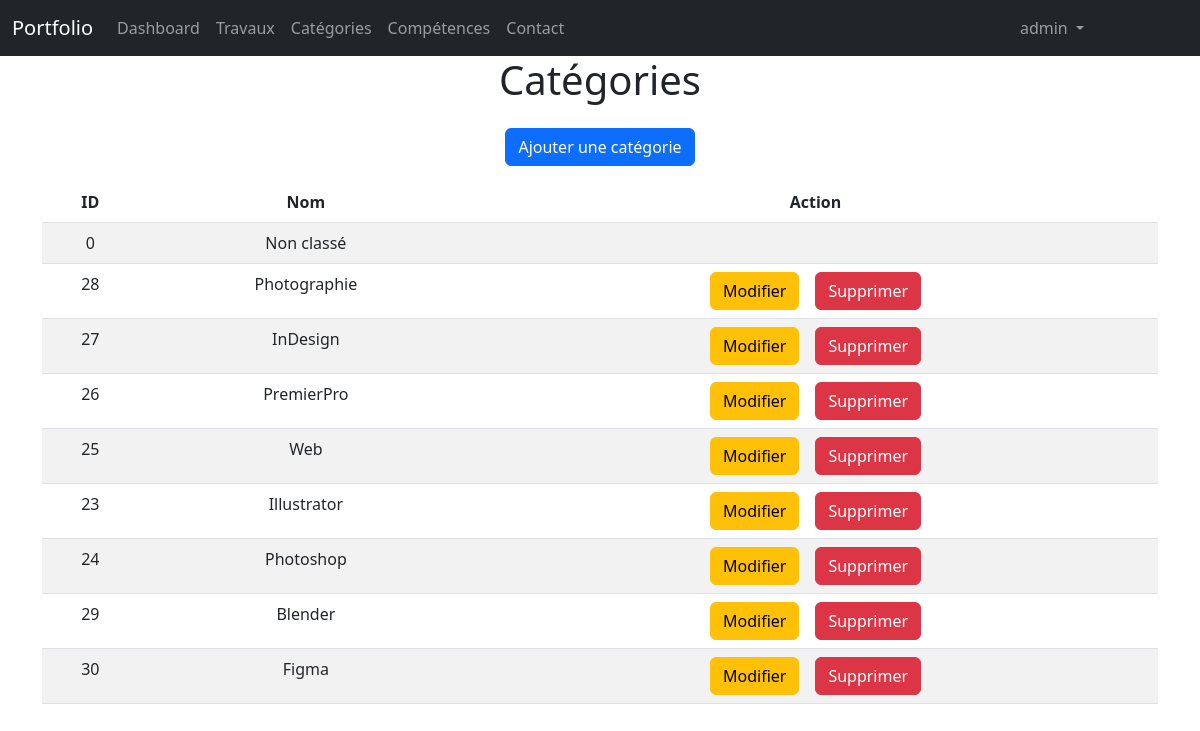
Page /admin/categories.php (signed in) on the committed database.
### tables this page shows
CREATE TABLE IF NOT EXISTS `categories` (
  `id` int NOT NULL AUTO_INCREMENT,
  `nom` varchar(255) NOT NULL,
  PRIMARY KEY (`id`)
);

### admin/categories.php (the view, shortened to what this page needs)
<?php
    require "../connexion.php";
    $limit=10;
?>
<!DOCTYPE html>
<html lang="en">
<head>
    <link rel="stylesheet" href="../bootstrap/css/bootstrap.min.css">
    <link rel="stylesheet" href="adminstyle.css">
</head>
<body>
    <?php
        include("partials/header.php");
    ?>
    <div class="container">
        <h1>Catégories</h1>
        <a href="addCategorie.php" class="btn btn-primary my-3">Ajouter une catégorie</a>
        <?php
            if(isset($_GET['page']))
            {
                $pg = $_GET['page'];
            }else{
                $pg = 1;
            }
            $offset=($pg-1)*$limit;
        ?>
        <table class="table table-striped">
            <thead>
                <tr>
                    <th class='text-center'>ID</th>
                    <th class='text-center'>Nom</th>
                    <th class='text-center'>Action</th>
                </tr>
            </thead>
            <tbody>
                <?php
                    $req = $bdd->prepare("SELECT * FROM categories LIMIT :offset, :mylimit");
                    $req->bindParam(':offset',$offset, PDO::PARAM_INT);
                    $req->bindParam(":mylimit", $limit, PDO::PARAM_INT);
                    $req->execute();                    while($don = $req->fetch())
                    {
                        echo "<tr>";
                            echo "<td>".$don['id']."</td>";
                            echo "<td class='text-center'>".$don['nom']."</td>";
                            echo "<td class='text-center'>";
                            if($don['id']!=0)
                            {
                                echo "<a href='updateCategorie.php?id=".$don['id']."' class='btn btn-warning mx-2'>Modifier</a>";
                                echo "<a href='categories.php?delete=".$don['id']."' class='btn btn-danger mx-2'>Supprimer</a>";
                            }
                            echo "</td>";
                        echo "</tr>";
                    }
                ?>
            </tbody>
        </table>
    </div>
</body>
</html>

### admin/adminstyle.css (style rules this page uses)
* { margin: 0; padding: 0; }
.container { margin-bottom: 200px; display: flex; flex-direction: column; align-items: center; }
td { text-align: center }

### rows in the picture
categories: id "0", nom "Non classé"
categories: id "28", nom "Photographie"
categories: id "27", nom "InDesign"
categories: id "26", nom "PremierPro"
categories: id "25", nom "Web"
categories: id "23", nom "Illustrator"
categories: id "24", nom "Photoshop"
categories: id "29", nom "Blender"
categories: id "30", nom "Figma"

### other values in the picture
$_SESSION['login'] "admin"
